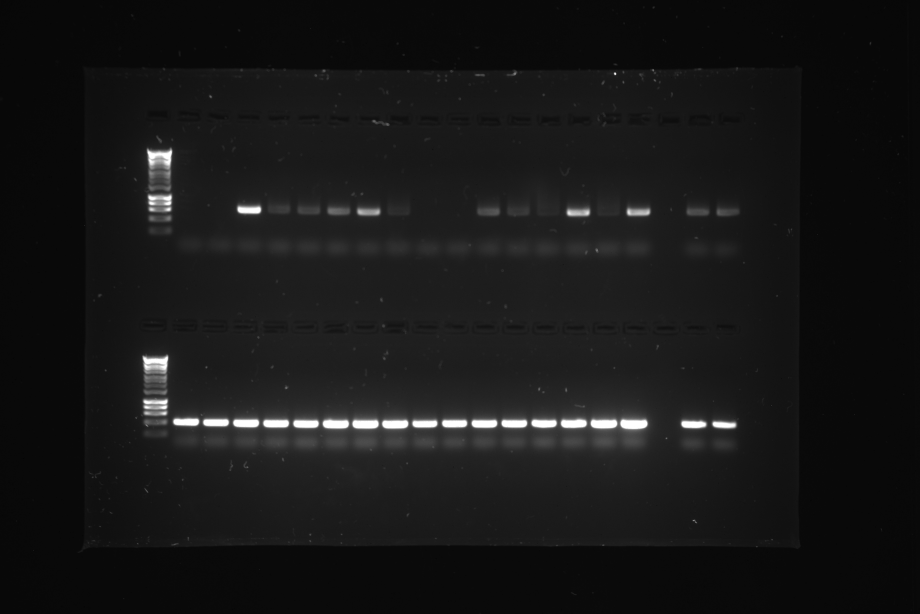
#> input picture samples/etbr_gel.jpg, 2760 x 1840 px (shown at 1/3 size); the run also reads 1 picture not shown here
$ python test_phase_iv_demo.py   (older library calls are emulated)
#> lines starting #> are read from the running program, lines starting #| are printed output that depends on the picture; after the words box and inside, x2 and y2 are one past the last pixel; in counts of white or black regions, pixels touching at a corner belong together
### autodense_autotune/vision/gating.py
"""
Gating system for trigger logic in Phase IV vision-assist mode.

Determines when vision-assist optimization should be triggered based on
analysis results, failure conditions, and quality metrics.
"""

import logging
from typing import Dict, Any, List, Optional, Tuple
from enum import Enum
import math

logger = logging.getLogger(__name__)

class TriggerReason(Enum):
    """Reasons why vision-assist might be triggered."""
    DETECTION_FAILURE = "detection_failure"
    BASELINE_ISSUES = "baseline_issues"
    COVERAGE_PROBLEMS = "coverage_problems"
    STABILITY_ISSUES = "stability_issues"
    COLONY_ISSUES = "colony_issues"
    USER_REQUEST = "user_request"
    QUALITY_THRESHOLD = "quality_threshold"

class VisionGate:
    """Determines when to trigger vision-assist parameter optimization."""

    def __init__(self, gate_config: Dict[str, Any]):
        """
        Initialize gating system with trigger thresholds.

        Args:
            gate_config: Configuration with thresholds for different trigger conditions
        """
        self.config = gate_config
        self.trigger_history = []

    def should_trigger_vision_assist(self, run_report: Dict[str, Any], analysis_type: str) -> Dict[str, Any]:
        """
        Analyze run report to determine if vision-assist should be triggered.

        Args:
            run_report: Analysis results from Java pipeline
            analysis_type: Type of analysis ('sds_page', 'etbr_agarose', 'colonies_blue_white')

        Returns:
            Dict with trigger decision, reasons, confidence, and recommended focus areas
        """
        decision = {
            'should_trigger': False,
            'confidence': 0.0,
            'trigger_reasons': [],
            'focus_areas': [],
            'severity': 'none',
            'analysis_type': analysis_type,
            'quick_wins': [],
            'estimated_improvement': 0.0
        }

        # Extract key metrics from run report
        metrics = run_report.get('metrics', {})
        observation = run_report.get('observation', {})

        # Check each trigger condition
        triggers = self._check_all_triggers(metrics, observation, analysis_type)

        if triggers:
            decision['should_trigger'] = True
            decision['trigger_reasons'] = [t['reason'] for t in triggers]
            decision['confidence'] = self._calculate_trigger_confidence(triggers)
            decision['focus_areas'] = self._identify_focus_areas(triggers, analysis_type)
            decision['severity'] = self._assess_severity(triggers)
            decision['quick_wins'] = self._identify_quick_wins(triggers, analysis_type)
            decision['estimated_improvement'] = self._estimate_improvement(triggers)

        # Log decision
        self._log_trigger_decision(decision)

        return decision

    def _check_all_triggers(self, metrics: Dict[str, Any], observation: Dict[str, Any], analysis_type: str) -> List[Dict[str, Any]]:
        """
        Check all possible trigger conditions.

        Args:
            metrics: Analysis metrics
            observation: Analysis observations
            analysis_type: Type of analysis

        Returns:
            List of triggered conditions with details
        """
        triggers = []

        # Detection failure triggers
        detection_triggers = self._check_detection_failures(metrics, analysis_type)
        triggers.extend(detection_triggers)

        # Baseline issue triggers
        baseline_triggers = self._check_baseline_issues(observation)
        triggers.extend(baseline_triggers)

        # Coverage problem triggers
        coverage_triggers = self._check_coverage_problems(observation)
        triggers.extend(coverage_triggers)

        # Stability issue triggers
        stability_triggers = self._check_stability_issues(observation)
        triggers.extend(stability_triggers)

        # Analysis-specific triggers
        if analysis_type == 'colonies_blue_white':
            colony_triggers = self._check_colony_issues(metrics, observation)
            triggers.extend(colony_triggers)

        return triggers

    def _check_detection_failures(self, metrics: Dict[str, Any], analysis_type: str) -> List[Dict[str, Any]]:
        """Check for detection failures that warrant vision-assist."""
        triggers = []

        lanes_raw = metrics.get('lanes_raw', 0)
        bands_raw = metrics.get('bands_raw', 0)

        # Lane detection failure
        if lanes_raw == 0:
            triggers.append({
                'reason': TriggerReason.DETECTION_FAILURE,
                'details': 'No lanes detected',
                'severity': 'critical',
                'confidence': 0.95,
                'target_improvement': 'lane_detection'
            })

        # Band detection failure (gel analyses only)
        if analysis_type in ['sds_page', 'etbr_agarose'] and bands_raw == 0:
            triggers.append({
                'reason': TriggerReason.DETECTION_FAILURE,
                'details': 'No bands detected',
                'severity': 'high',
                'confidence': 0.85,
                'target_improvement': 'band_detection'
            })

        # Colony detection failure
        if analysis_type == 'colonies_blue_white':
            colony_count = metrics.get('colony_count', 0)
            if colony_count == 0:
                triggers.append({
                    'reason': TriggerReason.DETECTION_FAILURE,
                    'details': 'No colonies detected',
                    'severity': 'critical',
                    'confidence': 0.90,
                    'target_improvement': 'colony_detection'
                })

        return triggers

    def _check_baseline_issues(self, observation: Dict[str, Any]) -> List[Dict[str, Any]]:
        """Check for baseline processing issues."""
        triggers = []

        # Check baseline statistics
        baseline_post_med = observation.get('baseline_post_med', None)
        profile_zero_frac = observation.get('profile_zero_frac_after', None)

        # Baseline not effective (median still high after removal)
        if baseline_post_med is not None and baseline_post_med > 0.1:
            triggers.append({
                'reason': TriggerReason.BASELINE_ISSUES,
                'details': f'Baseline removal ineffective (post_med={baseline_post_med:.3f})',
                'severity': 'medium',
                'confidence': 0.75,
                'target_improvement': 'baseline_parameters'
            })

        # Profile shows too many zeros after baseline removal
        if profile_zero_frac is not None and profile_zero_frac > 0.7:
            triggers.append({
                'reason': TriggerReason.BASELINE_ISSUES,
                'details': f'Excessive zero fraction after baseline ({profile_zero_frac:.3f})',
                'severity': 'medium',
                'confidence': 0.70,
                'target_improvement': 'baseline_parameters'
            })

        return triggers

    def _check_coverage_problems(self, observation: Dict[str, Any]) -> List[Dict[str, Any]]:
        """Check for coverage and signal quality issues."""
        triggers = []

        coverage_total = observation.get('coverage_total', None)
        coverage_lanes = observation.get('coverage_lanes', None)

        # Low total coverage
        if coverage_total is not None and coverage_total < 0.2:
            triggers.append({
                'reason': TriggerReason.COVERAGE_PROBLEMS,
                'details': f'Low total coverage ({coverage_total:.3f})',
                'severity': 'high',
                'confidence': 0.80,
                'target_improvement': 'sensitivity_parameters'
            })

        # Low lane coverage
        if coverage_lanes is not None and coverage_lanes < 0.15:
            triggers.append({
                'reason': TriggerReason.COVERAGE_PROBLEMS,
                'details': f'Low lane coverage ({coverage_lanes:.3f})',
                'severity': 'medium',
                'confidence': 0.70,
                'target_improvement': 'lane_parameters'
            })

        return triggers

    def _check_stability_issues(self, observation: Dict[str, Any]) -> List[Dict[str, Any]]:
        """Check for stability and consistency issues."""
        triggers = []

        count_stability = observation.get('count_stability_score', None)

        # Low stability score
        if count_stability is not None and count_stability < 0.7:
            triggers.append({
                'reason': TriggerReason.STABILITY_ISSUES,
                'details': f'Low count stability ({count_stability:.3f})',
                'severity': 'medium',
                'confidence': 0.65,
                'target_improvement': 'robustness_parameters'
            })

        return triggers

    def _check_colony_issues(self, metrics: Dict[str, Any], observation: Dict[str, Any]) -> List[Dict[str, Any]]:
        """Check for colony-specific issues."""
        triggers = []

        colonies_raw = metrics.get('colonies_raw', 0)
        blue_count = metrics.get('blue_count', 0)
        white_count = metrics.get('white_count', 0)

        # Classification failure
        total_classified = blue_count + white_count
        if colonies_raw > 0 and total_classified < colonies_raw * 0.8:
            triggers.append({
                'reason': TriggerReason.COLONY_ISSUES,
                'details': f'Poor classification: {total_classified}/{colonies_raw} classified',
                'severity': 'medium',
                'confidence': 0.75,
                'target_improvement': 'color_classification'
            })

        # Check filter chain efficiency
        mask_info = observation.get('mask', {})
        components_raw = mask_info.get('components_raw', 0)
        final_count = mask_info.get('filter_chain', {}).get('final_count', 0)

        if components_raw > 0 and final_count < components_raw * 0.3:
            triggers.append({
                'reason': TriggerReason.COLONY_ISSUES,
                'details': f'Aggressive filtering: {final_count}/{components_raw} survived',
                'severity': 'low',
                'confidence': 0.60,
                'target_improvement': 'filtering_parameters'
            })

        return triggers

    def _calculate_trigger_confidence(self, triggers: List[Dict[str, Any]]) -> float:
        """Calculate overall confidence in trigger decision."""
        if not triggers:
            return 0.0

        # Weighted average of individual confidences
        total_weight = 0
        weighted_sum = 0

        for trigger in triggers:
            confidence = trigger.get('confidence', 0.5)
            weight = self._get_severity_weight(trigger.get('severity', 'low'))

            weighted_sum += confidence * weight
            total_weight += weight

        return weighted_sum / total_weight if total_weight > 0 else 0.0

    def _identify_focus_areas(self, triggers: List[Dict[str, Any]], analysis_type: str) -> List[str]:
        """Identify specific parameter areas to focus optimization on."""
#> called with analysis_type = 'etbr_agarose'
        focus_areas = []

        target_improvements = [t.get('target_improvement') for t in triggers if t.get('target_improvement')]

        # Map target improvements to focus areas
        focus_mapping = {
            'lane_detection': ['lanes.prominence_frac', 'lanes.min_peak_distance_frac'],
            'band_detection': ['bands.prominence_frac', 'bands.min_peak_distance_px'],
            'baseline_parameters': ['bands.baseline.window_frac', 'bands.baseline.quantile'],
            'sensitivity_parameters': ['lanes.prominence_frac', 'bands.prominence_frac'],
            'colony_detection': ['threshold.method', 'threshold.radius'],
            'color_classification': ['colorspace']
        }

        for improvement in target_improvements:
            if improvement in focus_mapping:
                focus_areas.extend(focus_mapping[improvement])

        return list(set(focus_areas))  # Remove duplicates

    def _assess_severity(self, triggers: List[Dict[str, Any]]) -> str:
        """Assess overall severity of triggered conditions."""
        severities = [t.get('severity', 'low') for t in triggers]

        if 'critical' in severities:
            return 'critical'
        elif 'high' in severities:
            return 'high'
        elif 'medium' in severities:
            return 'medium'
        else:
            return 'low'

    def _identify_quick_wins(self, triggers: List[Dict[str, Any]], analysis_type: str) -> List[str]:
        """Identify quick optimization wins based on triggers."""
#> called with analysis_type = 'etbr_agarose'
        quick_wins = []

        for trigger in triggers:
            reason = trigger.get('reason')

            if reason == TriggerReason.BASELINE_ISSUES:
                quick_wins.append("Adjust baseline window size for better background removal")
            elif reason == TriggerReason.COVERAGE_PROBLEMS:
                quick_wins.append("Reduce prominence threshold to increase sensitivity")
            elif reason == TriggerReason.STABILITY_ISSUES:
                quick_wins.append("Optimize min_distance parameter for more stable detection")

        return list(set(quick_wins))

    def _estimate_improvement(self, triggers: List[Dict[str, Any]]) -> float:
        """Estimate potential improvement from vision-assist optimization."""
        if not triggers:
            return 0.0

        # Simple heuristic based on severity and confidence
        improvement = 0.0

        for trigger in triggers:
            severity = trigger.get('severity', 'low')
            confidence = trigger.get('confidence', 0.5)

            severity_multiplier = {
                'critical': 0.5,
                'high': 0.3,
                'medium': 0.2,
                'low': 0.1
            }.get(severity, 0.1)

            improvement += severity_multiplier * confidence

        return min(improvement, 0.8)  # Cap at 80% estimated improvement

    def _get_severity_weight(self, severity: str) -> float:
        """Get weighting factor for severity level."""
        weights = {
            'critical': 4.0,
            'high': 3.0,
            'medium': 2.0,
            'low': 1.0
        }
        return weights.get(severity, 1.0)

    def _log_trigger_decision(self, decision: Dict[str, Any]) -> None:
        """Log trigger decision for debugging and auditing."""
        self.trigger_history.append(decision)

        if decision['should_trigger']:
            logger.info(f"🎯 Vision-assist triggered ({decision['severity']}): {decision['analysis_type']}")
            logger.info(f"   Reasons: {[r.value for r in decision['trigger_reasons']]}")
            logger.info(f"   Confidence: {decision['confidence']:.2f}")
            logger.info(f"   Focus areas: {decision['focus_areas']}")
        else:
            logger.debug(f"✅ No vision-assist trigger: {decision['analysis_type']}")

def create_default_gate_config() -> Dict[str, Any]:
    """Create default gating configuration."""
    return {
        'thresholds': {
            'coverage_min': 0.2,
            'stability_min': 0.7,
            'baseline_post_med_max': 0.1,
            'zero_frac_max': 0.7
        },
        'severity_weights': {
            'critical': 4.0,
            'high': 3.0,
            'medium': 2.0,
            'low': 1.0
        }
    }

# [29 lines left out: function test_vision_gate, not called in this run]

# [2 lines that do not run on import are left out]

### autodense_autotune/vision/cropper.py
"""
Vision system cropper module with ROI detection and privacy scrubbing.

Implements Phase IV vision-assist functionality with bounded parameter optimization
while maintaining privacy and safety constraints.
"""

import numpy as np
from PIL import Image, ImageFilter, ImageDraw
import io
import base64
from typing import Dict, Any, Tuple, Optional
import logging
import cv2

logger = logging.getLogger(__name__)

class VisionCropper:
    """Handles image cropping, ROI detection, and privacy scrubbing for vision-assist mode."""

    def __init__(self, config: Dict[str, Any]):
        """
        Initialize cropper with vision configuration.

        Args:
            config: Vision configuration with max_side_px, scrub settings, etc.
        """
        self.config = config
        self.max_side_px = config.get('max_side_px', 1024)
        self.scrub_config = config.get('scrub', {})

    def process_for_vision(self, image_path: str, stage: str = "stage1_norm") -> Dict[str, Any]:
        """
        Process image for vision-assist analysis with privacy protection.

        Args:
            image_path: Path to input image
            stage: Processing stage ('stage0_input', 'stage1_norm', etc.)

        Returns:
            Dict with base64_image, dimensions, and processing metadata
        """
#> called with image_path = 'samples/etbr_gel.jpg', stage = 'stage1_norm'
        try:
            # Load image and convert to RGB to ensure compatibility
            with Image.open(image_path) as img:
#> img is the input picture: PIL image 2760x1840 L; min 2, max 255, mean 23.2
                img = img.convert('RGB')  # Ensure RGB format for processing
#> img: PIL image 2760x1840 RGB
                original_size = img.size

                # Auto-detect ROI if configured
                if self.config.get('crop', 'auto') == 'auto':
                    roi_box = self._detect_analysis_roi(img)
                else:
                    roi_box = None

                # Crop to ROI if detected
                if roi_box:
                    img = img.crop(roi_box)
                    crop_info = {
                        'roi_applied': True,
                        'roi_box': roi_box,
                        'original_size': original_size
                    }
                else:
                    crop_info = {
                        'roi_applied': False,
                        'original_size': original_size
                    }

                # Downscale for privacy/efficiency
                img = self._downscale_image(img)

                # Apply privacy scrubbing
                img = self._apply_privacy_scrubbing(img)

                # Convert to base64
                buffer = io.BytesIO()
                img.save(buffer, format='PNG')
                base64_data = base64.b64encode(buffer.getvalue()).decode('utf-8')

                return {
                    'base64_image': base64_data,
                    'dimensions': img.size,
                    'crop_info': crop_info,
                    'stage': stage,
                    'privacy_applied': self._get_privacy_summary(),
                    'ready_for_analysis': True
                }

        except Exception as e:
            logger.error(f"Vision processing failed for {image_path}: {e}")
            return {
                'error': str(e),
                'ready_for_analysis': False
            }

    def _detect_analysis_roi(self, img: Image.Image) -> Optional[Tuple[int, int, int, int]]:
        """
        Auto-detect the region of interest for analysis.

        For gels: detect gel boundaries
        For colonies: detect plate boundaries
        For general: detect high-contrast regions

        Returns:
            (left, top, right, bottom) box or None if full image should be used
        """
        # Convert to numpy for analysis
        img_array = np.array(img.convert('L'))

        # Simple edge-based ROI detection
        # Find significant gradient regions that likely contain analysis targets
        grad_x = cv2.Sobel(img_array, cv2.CV_64F, 1, 0, ksize=3)
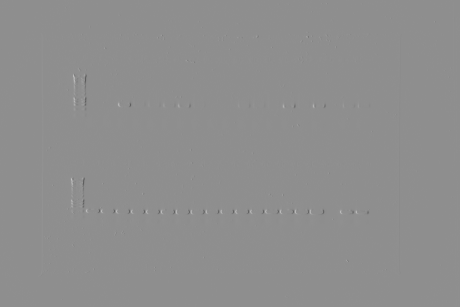
#> grad_x: shape (1840, 2760) float64 (shown at 1/6 size); min -698, max 548, mean 0; drawn with min black and max white
        grad_y = cv2.Sobel(img_array, cv2.CV_64F, 0, 1, ksize=3)
        gradient_magnitude = np.sqrt(grad_x**2 + grad_y**2)
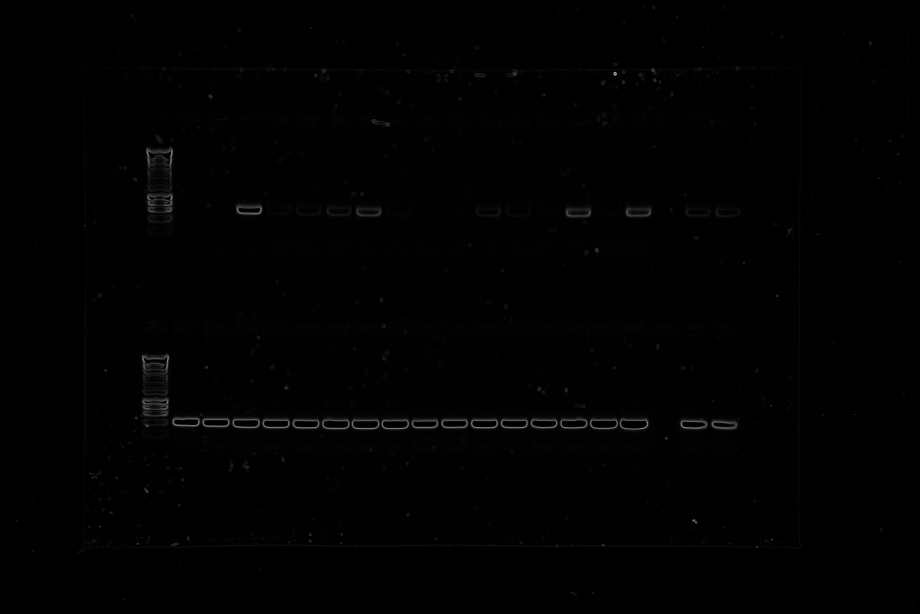
#> gradient_magnitude: shape (1840, 2760) float64 (shown at 1/3 size); min 0, max 698.6, mean 5; drawn with min black and max white

        # Threshold to find significant edges
        edge_threshold = np.percentile(gradient_magnitude, 85)
#> edge_threshold = 5.83
        edge_mask = gradient_magnitude > edge_threshold
#> edge_mask: shape (1840, 2760) bool; 14% white; 59310 white regions (56555 under 20 px), largest, box (x1, y1, x2, y2) and area: (400, 1040, 1981, 1391) 151578, (228, 191, 2410, 1661) 60580, (424, 431, 537, 725) 22403
#> (the rest of the program and of its run is left out)
